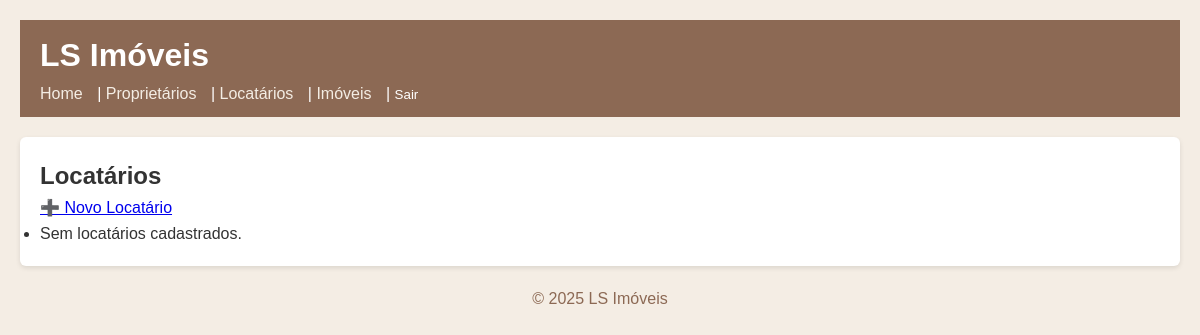
The page /locatarios/ (signed in) on the database as committed earlier.
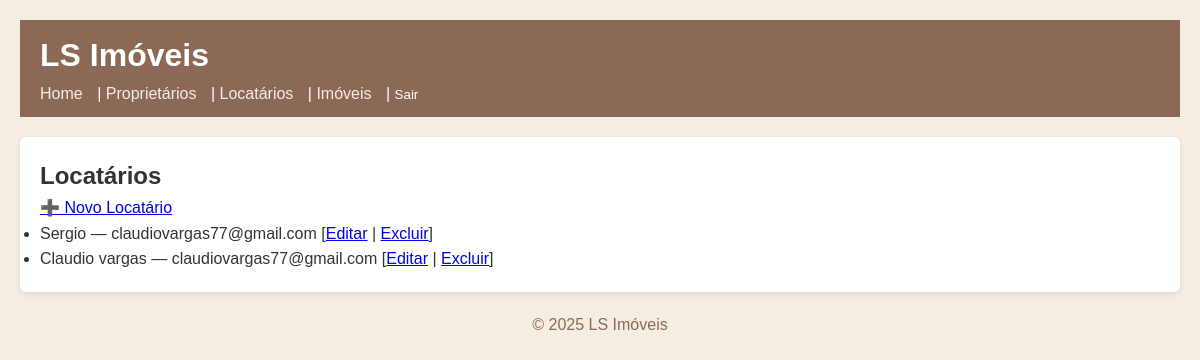
The same page on the database as committed later.
### core/models.py (models this page shows, shortened)
class Locatario(models.Model):
    nome = models.CharField('Nome', max_length=200)
    email = models.EmailField('E-mail')
    telefone = models.CharField('Telefone', max_length=20)

### core/views.py (the view)
# urls.py: path('locatarios/',           views.LocatarioList.as_view(),   name='loc_list'),
class LocatarioList(LoginRequiredMixin, ListView):
    login_url = 'login'
    model = Locatario
    template_name = 'core/locatario_list.html'
    context_object_name = 'locs'

### core/templates/core/locatario_list.html (shortened to what this page needs)
{% extends 'core/base.html' %}
{% block content %}
  <h2>Locatários</h2>
  <p><a class="btn" href="{% url 'core:loc_create' %}">➕ Novo Locatário</a></p>
  <ul>
    {% for loc in locs %}
      <li>
        {{ loc.nome }} — {{ loc.email }}
        [<a href="{% url 'core:loc_edit' loc.pk %}">Editar</a> |
         <a href="{% url 'core:loc_delete' loc.pk %}">Excluir</a>]
      </li>
    {% empty %}
      <li>Sem locatários cadastrados.</li>
    {% endfor %}
  </ul>
{% endblock %}

Rows that differ between the two databases and show on the page:
added Locatario: nome "Sergio", email "claudiovargas77@gmail.com"
added Locatario: nome "Claudio vargas", email "claudiovargas77@gmail.com"
Other text that changed with them:
text no longer shown: "Sem locatários cadastrados."
